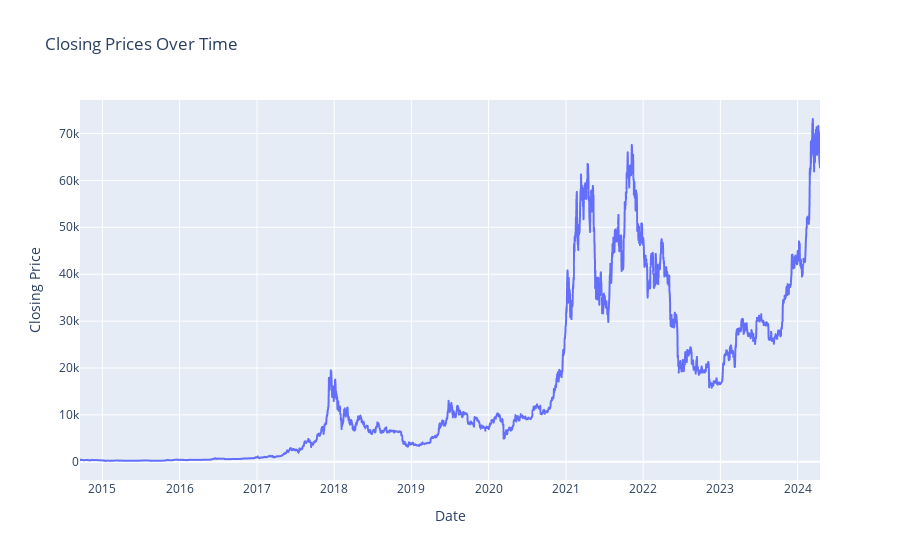

Here is the notebook cell this chart was saved with:
### Code cell
fig = px.line(data, x='Date', y='Close', title='Closing Prices Over Time')
fig.update_xaxes(title='Date')
fig.update_yaxes(title='Closing Price')
fig.show()

### Figure 1 — Plotly figure (JSON) as saved in the notebook; plotly's stock layout.template omitted (floating-point values rounded to 4 significant figures; data arrays with more than 128 entries replaced by an {"elided": "..."} marker saying what was removed)
{"data": [{"hovertemplate": "Date=%{x}<br>Close=%{y}<extra></extra>", "legendgroup": "", "line": {"color": "#636efa", "dash": "solid"}, "marker": {"symbol": "circle"}, "mode": "lines", "name": "", "showlegend": false, "type": "scattergl", "x": {"elided": "3500 str values"}, "xaxis": "x", "y": {"elided": "3500 float values"}, "yaxis": "y"}], "layout": {"legend": {"tracegroupgap": 0}, "title": {"text": "Closing Prices Over Time"}, "xaxis": {"anchor": "y", "domain": [0, 1], "title": {"text": "Date"}}, "yaxis": {"anchor": "x", "domain": [0, 1], "title": {"text": "Closing Price"}}}}
